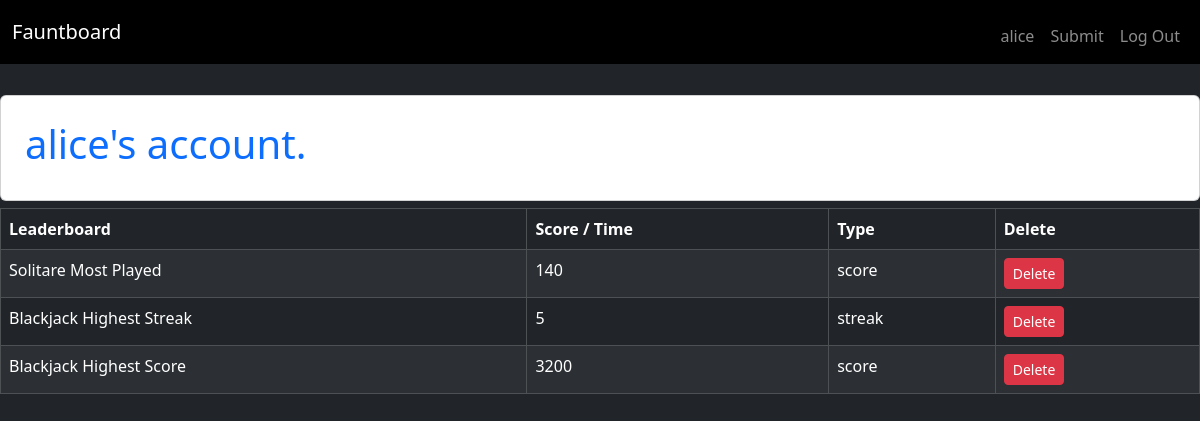
/account (signed in), run on an earlier commit of the app's database.
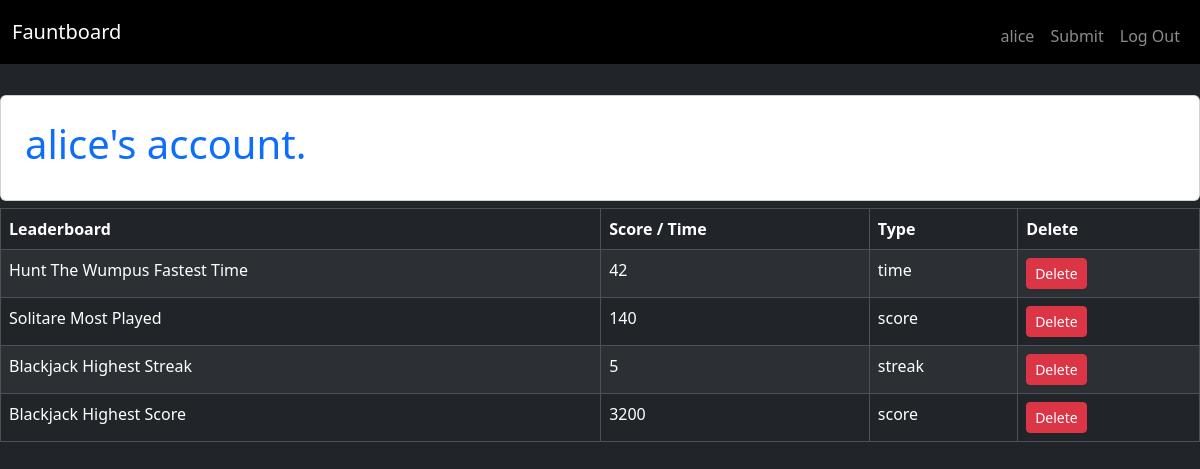
And on a later commit of the database.
### tables this page shows
CREATE TABLE "leaderboard_entries" (
    id INTEGER PRIMARY KEY,
    leaderboard_id INTEGER NOT NULL,
    user_id INTEGER NOT NULL, user TEXT NOT NULL REFERENCES users(username), type TEXT NOT NULL,
    score INTEGER NOT NULL,
    FOREIGN KEY (leaderboard_id) REFERENCES leaderboards(id),
    FOREIGN KEY (user_id) REFERENCES users(id)
);

CREATE TABLE "leaderboards" (
    id INTEGER PRIMARY KEY,
    name TEXT NOT NULL, description TEXT,
    image_path TEXT
, type TEXT NOT NULL);

### app.py (the view)
@app.route("/account")
def account():
    db = get_db()
    submissions = db.execute("""
        SELECT leaderboard_entries.id,
               leaderboard_entries.score,
               leaderboard_entries.type,
               leaderboards.name AS leaderboard_name
        FROM leaderboard_entries
        JOIN leaderboards ON leaderboard_entries.leaderboard_id = leaderboards.id
        WHERE leaderboard_entries.user = ?
        ORDER BY leaderboard_entries.id DESC
    """, (session["username"],)).fetchall()
    return render_template("account.html", submissions=submissions)

### app.py (called while the page is built)
def get_db():
    if "db" not in g:
        g.db = sqlite3.connect("database.db")
        g.db.row_factory = sqlite3.Row
    return g.db

@app.before_request
def load_user():
    g.user = None
    if "user_id" in session:
        db = get_db()
        g.user = db.execute(
            "SELECT * FROM users WHERE id = ?",
            (session["user_id"],)
        ).fetchone()

### templates/account.html (shortened to what this page needs)
{% extends 'base.html' %}
{% block content %}
<div class="d-flex justify-content-center align-items-center" style="height: 15vh;">
  <div class="card p-4 bg-white" style="width: 1500px;">
    <h1 class="text-primary">{{ g.user['username'] }}'s account.</h1>
  </div>
</div>
{% if g.user and g.user['role'] == 'User' %}
{% if submissions %}
<table class="table table-dark table-striped table-bordered">
    <thead>
        <tr>
            <th>Leaderboard</th>
            <th>Score / Time</th>
            <th>Type</th>
            <th>Delete</th>
        </tr>
    </thead>
    <tbody>
        {% for s in submissions %}
        <tr>
            <td>{{ s.leaderboard_name }}</td>
            <td>{{ s.score }}</td>
            <td>{{ s.type }}</td>
            <td>
                <form action="{{ url_for('delete_submission', entry_id=s.id) }}" method="POST">
                    <button class="btn btn-danger btn-sm">Delete</button>
                </form>
            </td>
        </tr>
        {% endfor %}
    </tbody>
</table>
{% else %}
    <p class="text-warning mt-2 mx-2">This user hasn't submitted anything yet.</p>
{% endif %}
{% endif %}
{% endblock %}

What changed in the data, as far as the page shows it:
added leaderboard_entries: leaderboard_name "Hunt The Wumpus Fastest Time", score "42", type "time"
